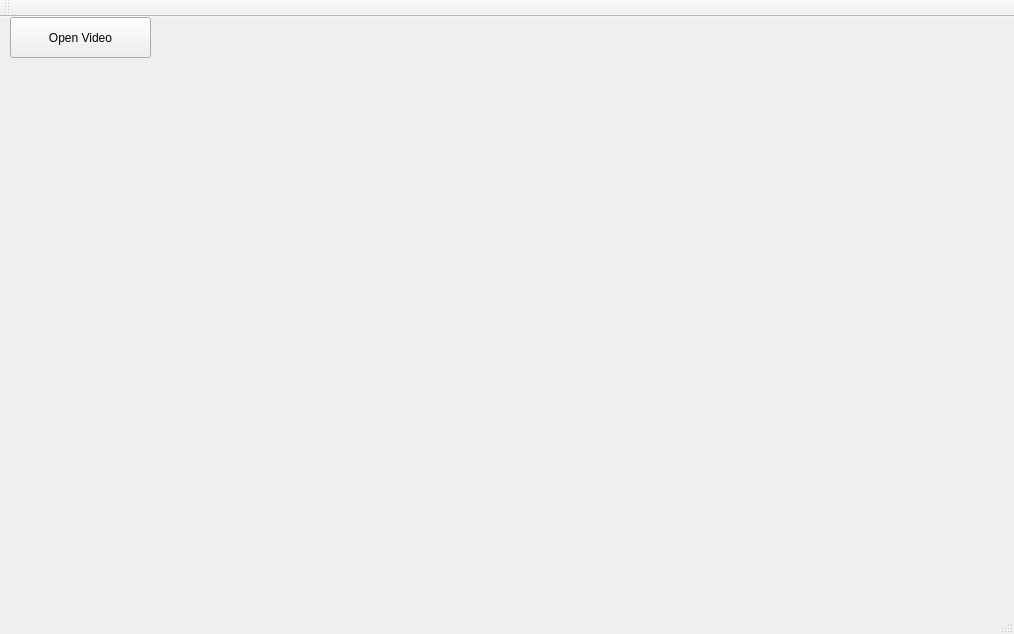
<?xml version="1.0" encoding="UTF-8"?>
<ui version="4.0">
 <class>MainWindow</class>
 <widget class="QMainWindow" name="MainWindow">
  <property name="geometry">
   <rect>
    <x>0</x>
    <y>0</y>
    <width>1014</width>
    <height>634</height>
   </rect>
  </property>
  <property name="windowTitle">
   <string>MainWindow</string>
  </property>
  <widget class="QWidget" name="centralWidget">
   <widget class="QPushButton" name="OpenVideoButton">
    <property name="geometry">
     <rect>
      <x>10</x>
      <y>0</y>
      <width>141</width>
      <height>41</height>
     </rect>
    </property>
    <property name="text">
     <string>Open Video</string>
    </property>
   </widget>
   <widget class="QLabel" name="DisplayImageLabel">
    <property name="geometry">
     <rect>
      <x>10</x>
      <y>50</y>
      <width>661</width>
      <height>351</height>
     </rect>
    </property>
    <property name="text">
     <string/>
    </property>
   </widget>
  </widget>
  <widget class="QMenuBar" name="menuBar">
   <property name="geometry">
    <rect>
     <x>0</x>
     <y>0</y>
     <width>1014</width>
     <height>23</height>
    </rect>
   </property>
  </widget>
  <widget class="QToolBar" name="mainToolBar">
   <attribute name="toolBarArea">
    <enum>TopToolBarArea</enum>
   </attribute>
   <attribute name="toolBarBreak">
    <bool>false</bool>
   </attribute>
  </widget>
  <widget class="QStatusBar" name="statusBar"/>
 </widget>
 <layoutdefault spacing="6" margin="11"/>
 <resources/>
 <connections/>
</ui>
